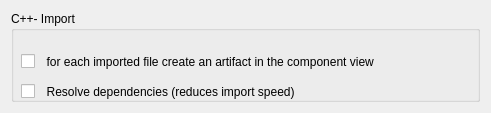
<?xml version="1.0" encoding="UTF-8"?>
<ui version="4.0">
 <class>CodeImportOptionsPage</class>
 <widget class="QWidget" name="CodeImportOptionsPage">
  <property name="geometry">
   <rect>
    <x>0</x>
    <y>0</y>
    <width>491</width>
    <height>113</height>
   </rect>
  </property>
  <layout class="QVBoxLayout">
   <item>
    <widget class="QGroupBox" name="groupBox">
     <property name="title">
      <string>C++- Import</string>
     </property>
     <widget class="QCheckBox" name="createArtifactCheckBox">
      <property name="geometry">
       <rect>
        <x>10</x>
        <y>40</y>
        <width>581</width>
        <height>21</height>
       </rect>
      </property>
      <property name="text">
       <string>  for each imported file create an artifact in the component view </string>
      </property>
     </widget>
     <widget class="QCheckBox" name="resolveDependenciesCheckBox">
      <property name="geometry">
       <rect>
        <x>10</x>
        <y>70</y>
        <width>581</width>
        <height>21</height>
       </rect>
      </property>
      <property name="text">
       <string>  Resolve dependencies (reduces import speed)</string>
      </property>
     </widget>
    </widget>
   </item>
  </layout>
 </widget>
 <resources/>
 <connections/>
</ui>
